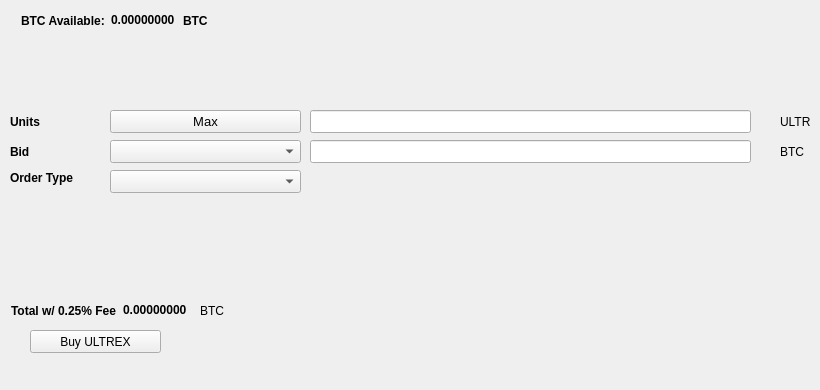
   <widget class="QWidget" name="BuyTab">
    <attribute name="title">
     <string>Buy</string>
    </attribute>
    <widget class="QPushButton" name="BuyULTREX">
     <property name="geometry">
      <rect>
       <x>30</x>
       <y>330</y>
       <width>131</width>
       <height>23</height>
      </rect>
     </property>
     <property name="text">
      <string>Buy ULTREX</string>
     </property>
     <property name="icon">
      <iconset resource="../ultrachaint.qrc">
       <normaloff>:/icons/bitcoin</normaloff>:/icons/bitcoin</iconset>
     </property>
    </widget>
    <widget class="QLabel" name="label_3">
     <property name="geometry">
      <rect>
       <x>10</x>
       <y>110</y>
       <width>46</width>
       <height>23</height>
      </rect>
     </property>
     <property name="font">
      <font>
       <weight>75</weight>
       <bold>true</bold>
      </font>
     </property>
     <property name="text">
      <string>Units</string>
     </property>
    </widget>
    <widget class="QLineEdit" name="UnitsInput">
     <property name="geometry">
      <rect>
       <x>310</x>
       <y>110</y>
       <width>441</width>
       <height>23</height>
      </rect>
     </property>
     <property name="font">
      <font>
       <pointsize>9</pointsize>
       <weight>75</weight>
       <bold>true</bold>
      </font>
     </property>
    </widget>
    <widget class="QLineEdit" name="BuyBidPriceEdit">
     <property name="geometry">
      <rect>
       <x>310</x>
       <y>140</y>
       <width>441</width>
       <height>23</height>
      </rect>
     </property>
     <property name="font">
      <font>
       <pointsize>9</pointsize>
       <weight>75</weight>
       <bold>true</bold>
      </font>
     </property>
    </widget>
    <widget class="QLabel" name="label_4">
     <property name="geometry">
      <rect>
       <x>780</x>
       <y>110</y>
       <width>31</width>
       <height>23</height>
      </rect>
     </property>
     <property name="text">
      <string>ULTREX</string>
     </property>
    </widget>
    <widget class="QLabel" name="label_5">
     <property name="geometry">
      <rect>
       <x>780</x>
       <y>140</y>
       <width>31</width>
       <height>23</height>
      </rect>
     </property>
     <property name="text">
      <string>BTC</string>
     </property>
    </widget>
    <widget class="QLabel" name="label_6">
     <property name="geometry">
      <rect>
       <x>10</x>
       <y>140</y>
       <width>46</width>
       <height>23</height>
      </rect>
     </property>
     <property name="font">
      <font>
       <weight>75</weight>
       <bold>true</bold>
      </font>
     </property>
     <property name="text">
      <string>Bid</string>
     </property>
    </widget>
    <widget class="QLabel" name="label_7">
     <property name="geometry">
      <rect>
       <x>10</x>
       <y>170</y>
       <width>91</width>
       <height>16</height>
      </rect>
     </property>
     <property name="font">
      <font>
       <weight>75</weight>
       <bold>true</bold>
      </font>
     </property>
     <property name="text">
      <string>Order Type</string>
     </property>
    </widget>
    <widget class="QPushButton" name="Buy_Max_Amount">
     <property name="geometry">
      <rect>
       <x>110</x>
       <y>110</y>
       <width>191</width>
       <height>23</height>
      </rect>
     </property>
     <property name="font">
      <font>
       <pointsize>10</pointsize>
      </font>
     </property>
     <property name="text">
      <string>Max</string>
     </property>
    </widget>
    <widget class="QComboBox" name="BuyBidcomboBox">
     <property name="geometry">
      <rect>
       <x>110</x>
       <y>140</y>
       <width>191</width>
       <height>23</height>
      </rect>
     </property>
     <property name="font">
      <font>
       <pointsize>10</pointsize>
      </font>
     </property>
    </widget>
    <widget class="QComboBox" name="buyOrdertypeCombo">
     <property name="geometry">
      <rect>
       <x>110</x>
       <y>170</y>
       <width>191</width>
       <height>23</height>
      </rect>
     </property>
     <property name="font">
      <font>
       <pointsize>10</pointsize>
      </font>
     </property>
    </widget>
    <widget class="QWidget" name="layoutWidget1">
     <property name="geometry">
      <rect>
       <x>21</x>
       <y>11</y>
       <width>227</width>
       <height>19</height>
      </rect>
     </property>
     <layout class="QHBoxLayout" name="horizontalLayout_3">
      <item>
       <widget class="QLabel" name="label232">
        <property name="font">
         <font>
          <weight>75</weight>
          <bold>true</bold>
         </font>
        </property>
        <property name="text">
         <string>BTC Available:</string>
        </property>
       </widget>
      </item>
      <item>
       <widget class="QLabel" name="BtcAvailableLbl">
        <property name="palette">
         <palette>
          <active>
           <colorrole role="WindowText">
            <brush brushstyle="SolidPattern">
             <color alpha="255">
              <red>0</red>
              <green>0</green>
              <blue>0</blue>
             </color>
            </brush>
           </colorrole>
           <colorrole role="Button">
            <brush brushstyle="SolidPattern">
             <color alpha="255">
              <red>0</red>
              <green>170</green>
              <blue>0</blue>
             </color>
            </brush>
           </colorrole>
           <colorrole role="Light">
            <brush brushstyle="SolidPattern">
             <color alpha="255">
              <red>0</red>
              <green>255</green>
              <blue>0</blue>
             </color>
            </brush>
           </colorrole>
           <colorrole role="Midlight">
            <brush brushstyle="SolidPattern">
             <color alpha="255">
              <red>0</red>
              <green>212</green>
              <blue>0</blue>
             </color>
            </brush>
           </colorrole>
           <colorrole role="Dark">
            <brush brushstyle="SolidPattern">
             <color alpha="255">
              <red>0</red>
              <green>85</green>
              <blue>0</blue>
             </color>
            </brush>
           </colorrole>
           <colorrole role="Mid">
            <brush brushstyle="SolidPattern">
             <color alpha="255">
              <red>0</red>
              <green>113</green>
              <blue>0</blue>
             </color>
            </brush>
           </colorrole>
           <colorrole role="Text">
            <brush brushstyle="SolidPattern">
             <color alpha="255">
              <red>0</red>
              <green>170</green>
              <blue>0</blue>
             </color>
            </brush>
           </colorrole>
           <colorrole role="BrightText">
            <brush brushstyle="SolidPattern">
             <color alpha="255">
              <red>255</red>
              <green>255</green>
              <blue>255</blue>
             </color>
            </brush>
           </colorrole>
           <colorrole role="ButtonText">
            <brush brushstyle="SolidPattern">
             <color alpha="255">
              <red>0</red>
              <green>0</green>
              <blue>0</blue>
             </color>
            </brush>
           </colorrole>
           <colorrole role="Base">
            <brush brushstyle="SolidPattern">
             <color alpha="255">
              <red>255</red>
              <green>255</green>
              <blue>255</blue>
             </color>
            </brush>
           </colorrole>
           <colorrole role="Window">
            <brush brushstyle="SolidPattern">
             <color alpha="255">
              <red>0</red>
              <green>170</green>
              <blue>0</blue>
             </color>
            </brush>
           </colorrole>
           <colorrole role="Shadow">
            <brush brushstyle="SolidPattern">
             <color alpha="255">
              <red>0</red>
              <green>0</green>
              <blue>0</blue>
             </color>
            </brush>
           </colorrole>
           <colorrole role="AlternateBase">
            <brush brushstyle="SolidPattern">
             <color alpha="255">
              <red>127</red>
              <green>212</green>
              <blue>127</blue>
             </color>
            </brush>
           </colorrole>
           <colorrole role="ToolTipBase">
            <brush brushstyle="SolidPattern">
             <color alpha="255">
              <red>255</red>
              <green>255</green>
              <blue>220</blue>
             </color>
            </brush>
           </colorrole>
           <colorrole role="ToolTipText">
            <brush brushstyle="SolidPattern">
             <color alpha="255">
              <red>0</red>
              <green>0</green>
              <blue>0</blue>
             </color>
            </brush>
           </colorrole>
          </active>
          <inactive>
           <colorrole role="WindowText">
            <brush brushstyle="SolidPattern">
             <color alpha="255">
              <red>0</red>
              <green>0</green>
              <blue>0</blue>
             </color>
            </brush>
           </colorrole>
           <colorrole role="Button">
            <brush brushstyle="SolidPattern">
             <color alpha="255">
              <red>0</red>
              <green>170</green>
              <blue>0</blue>
             </color>
            </brush>
           </colorrole>
           <colorrole role="Light">
            <brush brushstyle="SolidPattern">
             <color alpha="255">
              <red>0</red>
              <green>255</green>
              <blue>0</blue>
             </color>
            </brush>
           </colorrole>
           <colorrole role="Midlight">
            <brush brushstyle="SolidPattern">
             <color alpha="255">
              <red>0</red>
              <green>212</green>
              <blue>0</blue>
             </color>
            </brush>
           </colorrole>
           <colorrole role="Dark">
            <brush brushstyle="SolidPattern">
             <color alpha="255">
              <red>0</red>
              <green>85</green>
              <blue>0</blue>
             </color>
            </brush>
           </colorrole>
           <colorrole role="Mid">
            <brush brushstyle="SolidPattern">
             <color alpha="255">
              <red>0</red>
              <green>113</green>
              <blue>0</blue>
             </color>
            </brush>
           </colorrole>
           <colorrole role="Text">
            <brush brushstyle="SolidPattern">
             <color alpha="255">
              <red>0</red>
              <green>170</green>
              <blue>0</blue>
             </color>
            </brush>
           </colorrole>
           <colorrole role="BrightText">
            <brush brushstyle="SolidPattern">
             <color alpha="255">
              <red>255</red>
              <green>255</green>
              <blue>255</blue>
             </color>
            </brush>
           </colorrole>
           <colorrole role="ButtonText">
            <brush brushstyle="SolidPattern">
             <color alpha="255">
              <red>0</red>
              <green>0</green>
              <blue>0</blue>
             </color>
            </brush>
           </colorrole>
           <colorrole role="Base">
            <brush brushstyle="SolidPattern">
             <color alpha="255">
              <red>255</red>
              <green>255</green>
              <blue>255</blue>
             </color>
            </brush>
           </colorrole>
           <colorrole role="Window">
            <brush brushstyle="SolidPattern">
             <color alpha="255">
              <red>0</red>
              <green>170</green>
              <blue>0</blue>
             </color>
            </brush>
           </colorrole>
           <colorrole role="Shadow">
            <brush brushstyle="SolidPattern">
             <color alpha="255">
              <red>0</red>
              <green>0</green>
              <blue>0</blue>
             </color>
            </brush>
           </colorrole>
           <colorrole role="AlternateBase">
            <brush brushstyle="SolidPattern">
             <color alpha="255">
              <red>127</red>
              <green>212</green>
              <blue>127</blue>
             </color>
            </brush>
           </colorrole>
           <colorrole role="ToolTipBase">
            <brush brushstyle="SolidPattern">
             <color alpha="255">
              <red>255</red>
              <green>255</green>
              <blue>220</blue>
             </color>
            </brush>
           </colorrole>
           <colorrole role="ToolTipText">
            <brush brushstyle="SolidPattern">
             <color alpha="255">
              <red>0</red>
              <green>0</green>
              <blue>0</blue>
             </color>
            </brush>
           </colorrole>
          </inactive>
          <disabled>
           <colorrole role="WindowText">
            <brush brushstyle="SolidPattern">
             <color alpha="255">
              <red>0</red>
              <green>85</green>
              <blue>0</blue>
             </color>
            </brush>
           </colorrole>
           <colorrole role="Button">
            <brush brushstyle="SolidPattern">
             <color alpha="255">
              <red>0</red>
              <green>170</green>
              <blue>0</blue>
             </color>
            </brush>
           </colorrole>
           <colorrole role="Light">
            <brush brushstyle="SolidPattern">
             <color alpha="255">
              <red>0</red>
              <green>255</green>
              <blue>0</blue>
             </color>
            </brush>
           </colorrole>
           <colorrole role="Midlight">
            <brush brushstyle="SolidPattern">
             <color alpha="255">
              <red>0</red>
              <green>212</green>
              <blue>0</blue>
             </color>
            </brush>
           </colorrole>
           <colorrole role="Dark">
            <brush brushstyle="SolidPattern">
             <color alpha="255">
              <red>0</red>
              <green>85</green>
              <blue>0</blue>
             </color>
            </brush>
           </colorrole>
           <colorrole role="Mid">
            <brush brushstyle="SolidPattern">
             <color alpha="255">
              <red>0</red>
              <green>113</green>
              <blue>0</blue>
             </color>
            </brush>
           </colorrole>
           <colorrole role="Text">
            <brush brushstyle="SolidPattern">
             <color alpha="255">
              <red>0</red>
              <green>85</green>
              <blue>0</blue>
             </color>
            </brush>
           </colorrole>
           <colorrole role="BrightText">
            <brush brushstyle="SolidPattern">
             <color alpha="255">
              <red>255</red>
              <green>255</green>
              <blue>255</blue>
             </color>
            </brush>
           </colorrole>
           <colorrole role="ButtonText">
            <brush brushstyle="SolidPattern">
             <color alpha="255">
              <red>0</red>
              <green>85</green>
              <blue>0</blue>
             </color>
            </brush>
           </colorrole>
           <colorrole role="Base">
            <brush brushstyle="SolidPattern">
             <color alpha="255">
              <red>0</red>
              <green>170</green>
              <blue>0</blue>
             </color>
            </brush>
           </colorrole>
           <colorrole role="Window">
            <brush brushstyle="SolidPattern">
             <color alpha="255">
              <red>0</red>
              <green>170</green>
              <blue>0</blue>
             </color>
            </brush>
           </colorrole>
           <colorrole role="Shadow">
            <brush brushstyle="SolidPattern">
             <color alpha="255">
              <red>0</red>
              <green>0</green>
              <blue>0</blue>
             </color>
            </brush>
           </colorrole>
           <colorrole role="AlternateBase">
            <brush brushstyle="SolidPattern">
             <color alpha="255">
              <red>0</red>
              <green>170</green>
              <blue>0</blue>
             </color>
            </brush>
           </colorrole>
           <colorrole role="ToolTipBase">
            <brush brushstyle="SolidPattern">
             <color alpha="255">
              <red>255</red>
              <green>255</green>
              <blue>220</blue>
             </color>
            </brush>
           </colorrole>
           <colorrole role="ToolTipText">
            <brush brushstyle="SolidPattern">
             <color alpha="255">
              <red>0</red>
              <green>0</green>
              <blue>0</blue>
             </color>
            </brush>
           </colorrole>
          </disabled>
         </palette>
        </property>
        <property name="font">
         <font>
          <weight>75</weight>
          <bold>true</bold>
         </font>
        </property>
        <property name="text">
         <string>0.00000000</string>
        </property>
        <property name="textInteractionFlags">
         <set>Qt::LinksAccessibleByMouse|Qt::TextSelectableByKeyboard|Qt::TextSelectableByMouse</set>
        </property>
       </widget>
      </item>
      <item>
       <widget class="QLabel" name="BtcAvailableLbl_2">
        <property name="font">
         <font>
          <weight>75</weight>
          <bold>true</bold>
         </font>
        </property>
        <property name="text">
         <string>BTC</string>
        </property>
       </widget>
      </item>
     </layout>
    </widget>
    <widget class="QWidget" name="layoutWidge2">
     <property name="geometry">
      <rect>
       <x>11</x>
       <y>301</y>
       <width>259</width>
       <height>19</height>
      </rect>
     </property>
     <layout class="QHBoxLayout" name="horizontalLayout_4">
      <item>
       <widget class="QLabel" name="label_9">
        <property name="font">
         <font>
          <weight>75</weight>
          <bold>true</bold>
         </font>
        </property>
        <property name="text">
         <string>Total w/ 0.25% Fee</string>
        </property>
       </widget>
      </item>
      <item>
       <widget class="QLabel" name="BuyCostLabel">
        <property name="palette">
         <palette>
          <active>
           <colorrole role="WindowText">
            <brush brushstyle="SolidPattern">
             <color alpha="255">
              <red>0</red>
              <green>0</green>
              <blue>0</blue>
             </color>
            </brush>
           </colorrole>
           <colorrole role="Button">
            <brush brushstyle="SolidPattern">
             <color alpha="255">
              <red>0</red>
              <green>170</green>
              <blue>0</blue>
             </color>
            </brush>
           </colorrole>
           <colorrole role="Light">
            <brush brushstyle="SolidPattern">
             <color alpha="255">
              <red>0</red>
              <green>255</green>
              <blue>0</blue>
             </color>
            </brush>
           </colorrole>
           <colorrole role="Midlight">
            <brush brushstyle="SolidPattern">
             <color alpha="255">
              <red>0</red>
              <green>212</green>
              <blue>0</blue>
             </color>
            </brush>
           </colorrole>
           <colorrole role="Dark">
            <brush brushstyle="SolidPattern">
             <color alpha="255">
              <red>0</red>
              <green>85</green>
              <blue>0</blue>
             </color>
            </brush>
           </colorrole>
           <colorrole role="Mid">
            <brush brushstyle="SolidPattern">
             <color alpha="255">
              <red>0</red>
              <green>113</green>
              <blue>0</blue>
             </color>
            </brush>
           </colorrole>
           <colorrole role="Text">
            <brush brushstyle="SolidPattern">
             <color alpha="255">
              <red>0</red>
              <green>170</green>
              <blue>0</blue>
             </color>
            </brush>
           </colorrole>
           <colorrole role="BrightText">
            <brush brushstyle="SolidPattern">
             <color alpha="255">
              <red>255</red>
              <green>255</green>
              <blue>255</blue>
             </color>
            </brush>
           </colorrole>
           <colorrole role="ButtonText">
            <brush brushstyle="SolidPattern">
             <color alpha="255">
              <red>0</red>
              <green>0</green>
              <blue>0</blue>
             </color>
            </brush>
           </colorrole>
           <colorrole role="Base">
            <brush brushstyle="SolidPattern">
             <color alpha="255">
              <red>255</red>
              <green>255</green>
              <blue>255</blue>
             </color>
            </brush>
           </colorrole>
           <colorrole role="Window">
            <brush brushstyle="SolidPattern">
             <color alpha="255">
              <red>0</red>
              <green>170</green>
              <blue>0</blue>
             </color>
            </brush>
           </colorrole>
           <colorrole role="Shadow">
            <brush brushstyle="SolidPattern">
             <color alpha="255">
              <red>0</red>
              <green>0</green>
              <blue>0</blue>
             </color>
            </brush>
           </colorrole>
           <colorrole role="AlternateBase">
            <brush brushstyle="SolidPattern">
             <color alpha="255">
              <red>127</red>
              <green>212</green>
              <blue>127</blue>
             </color>
            </brush>
           </colorrole>
           <colorrole role="ToolTipBase">
            <brush brushstyle="SolidPattern">
             <color alpha="255">
              <red>255</red>
              <green>255</green>
              <blue>220</blue>
             </color>
            </brush>
           </colorrole>
           <colorrole role="ToolTipText">
            <brush brushstyle="SolidPattern">
             <color alpha="255">
              <red>0</red>
              <green>0</green>
              <blue>0</blue>
             </color>
            </brush>
           </colorrole>
          </active>
          <inactive>
           <colorrole role="WindowText">
            <brush brushstyle="SolidPattern">
             <color alpha="255">
              <red>0</red>
              <green>0</green>
              <blue>0</blue>
             </color>
            </brush>
           </colorrole>
           <colorrole role="Button">
            <brush brushstyle="SolidPattern">
             <color alpha="255">
              <red>0</red>
              <green>170</green>
              <blue>0</blue>
             </color>
            </brush>
           </colorrole>
           <colorrole role="Light">
            <brush brushstyle="SolidPattern">
             <color alpha="255">
              <red>0</red>
              <green>255</green>
              <blue>0</blue>
             </color>
            </brush>
           </colorrole>
           <colorrole role="Midlight">
            <brush brushstyle="SolidPattern">
             <color alpha="255">
              <red>0</red>
              <green>212</green>
              <blue>0</blue>
             </color>
            </brush>
           </colorrole>
           <colorrole role="Dark">
            <brush brushstyle="SolidPattern">
             <color alpha="255">
              <red>0</red>
              <green>85</green>
              <blue>0</blue>
             </color>
            </brush>
           </colorrole>
           <colorrole role="Mid">
            <brush brushstyle="SolidPattern">
             <color alpha="255">
              <red>0</red>
              <green>113</green>
              <blue>0</blue>
             </color>
            </brush>
           </colorrole>
           <colorrole role="Text">
            <brush brushstyle="SolidPattern">
             <color alpha="255">
              <red>0</red>
              <green>170</green>
              <blue>0</blue>
             </color>
            </brush>
           </colorrole>
           <colorrole role="BrightText">
            <brush brushstyle="SolidPattern">
             <color alpha="255">
              <red>255</red>
              <green>255</green>
              <blue>255</blue>
             </color>
            </brush>
           </colorrole>
           <colorrole role="ButtonText">
            <brush brushstyle="SolidPattern">
             <color alpha="255">
              <red>0</red>
              <green>0</green>
              <blue>0</blue>
             </color>
            </brush>
           </colorrole>
           <colorrole role="Base">
            <brush brushstyle="SolidPattern">
             <color alpha="255">
              <red>255</red>
              <green>255</green>
              <blue>255</blue>
             </color>
            </brush>
           </colorrole>
           <colorrole role="Window">
            <brush brushstyle="SolidPattern">
             <color alpha="255">
              <red>0</red>
              <green>170</green>
              <blue>0</blue>
             </color>
            </brush>
           </colorrole>
           <colorrole role="Shadow">
            <brush brushstyle="SolidPattern">
             <color alpha="255">
              <red>0</red>
              <green>0</green>
              <blue>0</blue>
             </color>
            </brush>
           </colorrole>
           <colorrole role="AlternateBase">
            <brush brushstyle="SolidPattern">
             <color alpha="255">
              <red>127</red>
              <green>212</green>
              <blue>127</blue>
             </color>
            </brush>
           </colorrole>
           <colorrole role="ToolTipBase">
            <brush brushstyle="SolidPattern">
             <color alpha="255">
              <red>255</red>
              <green>255</green>
              <blue>220</blue>
             </color>
            </brush>
           </colorrole>
           <colorrole role="ToolTipText">
            <brush brushstyle="SolidPattern">
             <color alpha="255">
              <red>0</red>
              <green>0</green>
              <blue>0</blue>
             </color>
            </brush>
           </colorrole>
          </inactive>
          <disabled>
           <colorrole role="WindowText">
            <brush brushstyle="SolidPattern">
             <color alpha="255">
              <red>0</red>
              <green>85</green>
              <blue>0</blue>
             </color>
            </brush>
           </colorrole>
           <colorrole role="Button">
            <brush brushstyle="SolidPattern">
             <color alpha="255">
              <red>0</red>
              <green>170</green>
              <blue>0</blue>
             </color>
            </brush>
           </colorrole>
           <colorrole role="Light">
            <brush brushstyle="SolidPattern">
             <color alpha="255">
              <red>0</red>
              <green>255</green>
              <blue>0</blue>
             </color>
            </brush>
           </colorrole>
           <colorrole role="Midlight">
            <brush brushstyle="SolidPattern">
             <color alpha="255">
              <red>0</red>
              <green>212</green>
              <blue>0</blue>
             </color>
            </brush>
           </colorrole>
           <colorrole role="Dark">
            <brush brushstyle="SolidPattern">
             <color alpha="255">
              <red>0</red>
              <green>85</green>
              <blue>0</blue>
             </color>
            </brush>
           </colorrole>
           <colorrole role="Mid">
            <brush brushstyle="SolidPattern">
             <color alpha="255">
              <red>0</red>
              <green>113</green>
              <blue>0</blue>
             </color>
            </brush>
           </colorrole>
           <colorrole role="Text">
            <brush brushstyle="SolidPattern">
             <color alpha="255">
              <red>0</red>
              <green>85</green>
              <blue>0</blue>
             </color>
            </brush>
           </colorrole>
           <colorrole role="BrightText">
            <brush brushstyle="SolidPattern">
             <color alpha="255">
              <red>255</red>
              <green>255</green>
              <blue>255</blue>
             </color>
            </brush>
           </colorrole>
           <colorrole role="ButtonText">
            <brush brushstyle="SolidPattern">
             <color alpha="255">
              <red>0</red>
              <green>85</green>
              <blue>0</blue>
             </color>
            </brush>
           </colorrole>
           <colorrole role="Base">
            <brush brushstyle="SolidPattern">
             <color alpha="255">
              <red>0</red>
              <green>170</green>
              <blue>0</blue>
             </color>
            </brush>
           </colorrole>
           <colorrole role="Window">
            <brush brushstyle="SolidPattern">
             <color alpha="255">
              <red>0</red>
              <green>170</green>
              <blue>0</blue>
             </color>
            </brush>
           </colorrole>
           <colorrole role="Shadow">
            <brush brushstyle="SolidPattern">
             <color alpha="255">
              <red>0</red>
              <green>0</green>
              <blue>0</blue>
             </color>
            </brush>
           </colorrole>
           <colorrole role="AlternateBase">
            <brush brushstyle="SolidPattern">
             <color alpha="255">
              <red>0</red>
              <green>170</green>
              <blue>0</blue>
             </color>
            </brush>
           </colorrole>
           <colorrole role="ToolTipBase">
            <brush brushstyle="SolidPattern">
             <color alpha="255">
              <red>255</red>
              <green>255</green>
              <blue>220</blue>
             </color>
            </brush>
           </colorrole>
           <colorrole role="ToolTipText">
            <brush brushstyle="SolidPattern">
             <color alpha="255">
              <red>0</red>
              <green>0</green>
              <blue>0</blue>
             </color>
            </brush>
           </colorrole>
          </disabled>
         </palette>
        </property>
        <property name="font">
         <font>
          <weight>75</weight>
          <bold>true</bold>
         </font>
        </property>
        <property name="autoFillBackground">
         <bool>false</bool>
        </property>
        <property name="text">
         <string>0.00000000</string>
        </property>
        <property name="textInteractionFlags">
         <set>Qt::LinksAccessibleByMouse|Qt::TextSelectableByMouse</set>
        </property>
       </widget>
      </item>
      <item>
       <widget class="QLabel" name="label_10">
        <property name="font">
         <font>
          <weight>50</weight>
          <bold>false</bold>
         </font>
        </property>
        <property name="text">
         <string>BTC</string>
        </property>
       </widget>
      </item>
     </layout>
    </widget>
    <widget class="QLabel" name="label_24">
     <property name="geometry">
      <rect>
       <x>460</x>
       <y>300</y>
       <width>281</width>
       <height>81</height>
      </rect>
     </property>
     <property name="text">
      <string/>
     </property>
     <property name="pixmap">
      <pixmap>:/images/bittrex</pixmap>
     </property>
    </widget>
   </widget>
